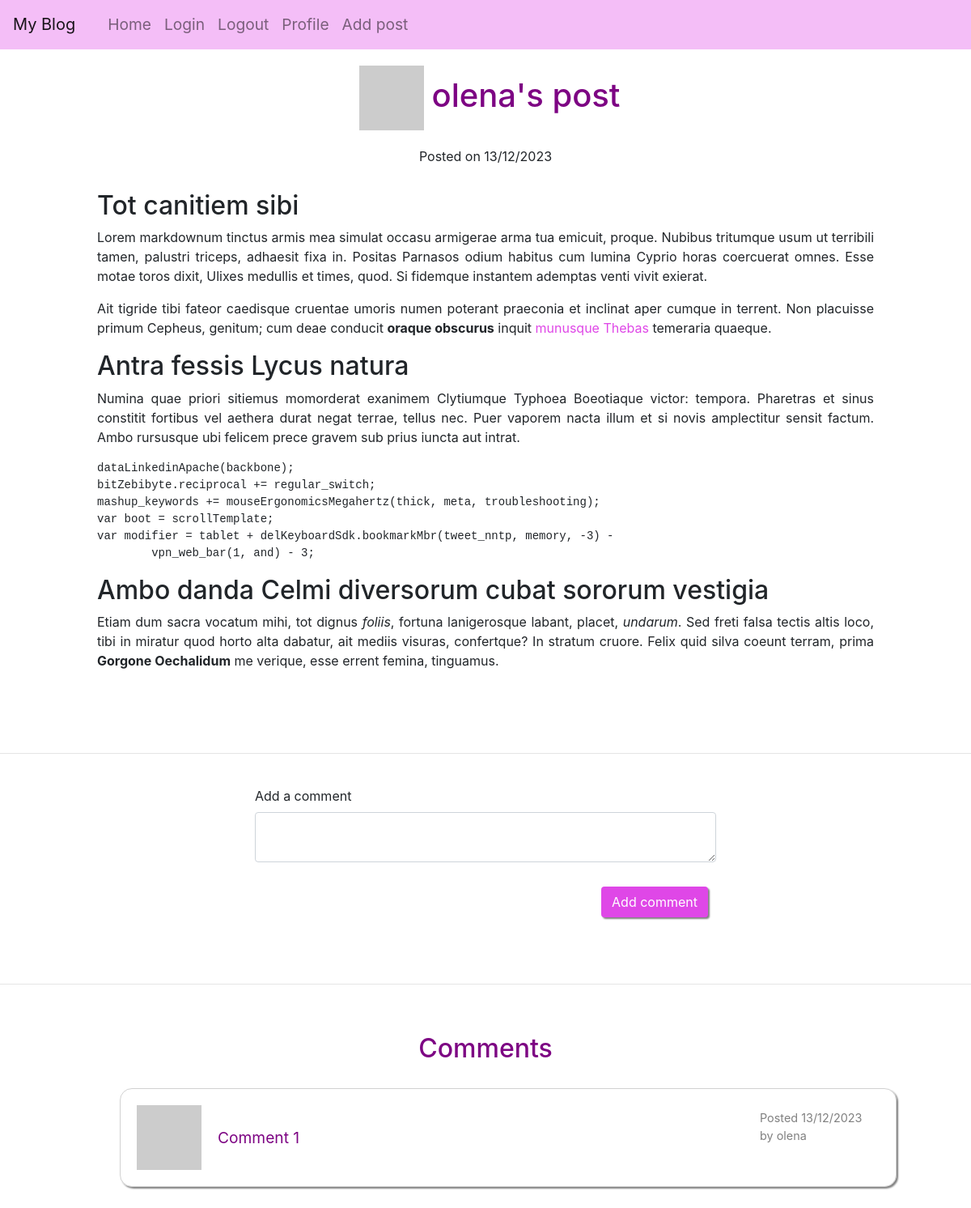
Screenshot of /post/1 (signed in) with the database file from the repository.
### app/models/models.py (models this page shows, shortened)
class User(UserMixin, db.Model):
    __tablename__ = "user"
    id = db.Column(db.Integer, primary_key=True)
    username = db.Column(String(64), unique=True, nullable=False)
    email = db.Column(db.String(120), unique=True, nullable=False)
    isAdmin = db.Column(db.Boolean, nullable=False)
    password_hash = db.Column(String(256))
    profile_image = db.Column(String(256))
    info = db.Column(String(256))
    posts = db.relationship('Post', back_populates='user', cascade='all, delete-orphan')
    comments = db.relationship('Comment', back_populates='user', cascade='all, delete-orphan')
    @login.user_loader
    def load_user(id):
        return db.session.get(User, int(id))
    def get_avatar(self, size):
        digest = md5(self.email.lower().encode('utf-8')).hexdigest()
        self.profile_image = f'https://www.gravatar.com/avatar/{digest}?d=identicon&s={size}'
        return self.profile_image

class Post(db.Model):
    __tablename__ = "post"
    id = db.Column(db.Integer, primary_key=True)
    title = db.Column(String(250))
    title_html = db.Column(db.String(250))
    body = db.Column(String(2500))
    body_html = db.Column(db.String(2500))
    timestamp = db.Column(DateTime, default=func.now())
    user_id = db.Column(db.Integer, db.ForeignKey('user.id'), nullable=False)
    user = db.relationship('User', back_populates='posts')
    comments = db.relationship('Comment', back_populates='post', cascade='all, delete-orphan')
    views = db.Column(db.Integer, server_default=str(0))

class Comment(db.Model):
    __tablename__ = "comment"
    id = db.Column(db.Integer, primary_key=True)
    content = db.Column(String(1000))
    post_id = db.Column(db.Integer, db.ForeignKey('post.id'), nullable=False)
    user_id = db.Column(db.Integer, db.ForeignKey('user.id'), nullable=False)
    post = db.relationship('Post', back_populates='comments')
    user = db.relationship('User', back_populates='comments')
    timestamp = db.Column(DateTime, default=func.now())
    def __repr__(self):
        return f'{self.content}'

### app/routes/routes.py (the view, shortened to what this page needs)
@app.route('/post/<id>', methods=["GET", "POST"])
@login_required
def post(id):
    post = Post.query.filter_by(id=id).first_or_404()
    post_author = User.query.filter_by(id=post.user_id).first_or_404()
    if not post.views and post_author != current_user:
        post.views = 1
    elif post.views and post_author != current_user:
        post.views += 1
    db.session.commit()
    form = CommentForm()
    comments = Comment.query.filter_by(post_id=id).order_by(Comment.timestamp.desc()).all()
    return render_template('post.html',
                           post=post,
                           title='Add comment',
                           form=form, post_author=post_author, comments=comments)

### app/forms/comment_form.py
class CommentForm(FlaskForm):
    content = TextAreaField('Add a comment', validators=[DataRequired(), Length(min=0, max=1000)])
    submit = SubmitField('Add comment')

### app/templates/post.html (shortened to what this page needs)
{% extends "base.html" %}{% import "bootstrap/wtf.html" as wtf %} {% block
content %}
<h1 class="greeting">
    <a href="{{url_for('user', username=post.user.username)}}">
        <img src="{{ post.user.get_avatar(40) }}"
    /></a>{{post_author.username}}'s
    post
</h1>
<p class="date">Posted on {{post.timestamp.strftime('%d/%m/%Y')}}</p>
<div class="post-text">
    {% if post.body_html%}
        {{post.body_html | safe}}
    {% else %}
        {{post.body}}
    {% endif%}
</div>
<hr>
<div class="container-fluid">
    <div class="row">
        <div class="col-lg-6 col-md-8 col-sm-10 col-xs-10">
            {{ wtf.quick_form(form) }}
        </div>
    </div>
</div>
<hr>
{% if comments %}
<h2 class="greeting">Comments</h2>
{% for comment in comments %}
<div class="posts">
    <ul>
        <li class="post">
            <div class="avatar-comment">
                <img src="{{ comment.user.get_avatar(20) }}" />
                {{ comment }}
            </div>
            <p class="comments-date">
                Posted {{comment.timestamp.strftime('%d/%m/%Y')}} by {{
                comment.user.username }}
            </p>
        </li>
    </ul>
</div>
{% endfor %} {% endif %} {% endblock %}

### app/static/style.css (style rules this page uses)
* { margin: 0; box-sizing: border-box; }
html { scroll-behavior: smooth; }
a { cursor: pointer; text-decoration: none; color: rgb(223, 71, 231); }
button, .btn { cursor: pointer; }
input { cursor: text; }
.row { justify-content: center; }
.form-control { margin-bottom: 20px; }
.btn { float: right; background: rgb(223, 71, 231); color: white; box-shadow: 2px 2px 2px grey; }
ul { list-style-type: none; margin-left: 1rem; font-size: larger; }
.greeting { text-align: center; color: rgb(125, 4, 131); margin: 20px 0; }
.posts { display: flex; flex-direction: column; align-items: center; }
.post { margin: 10px; border: 1px solid rgba(128, 128, 128, 0.364); border-radius: 15px; padding: 20px; box-shadow: 2px 2px 2px grey; width: 80vw; display: grid; grid-template-columns: 5fr 1fr; grid-template-rows: 1fr; }
.comments-date, .comments-date a { display: flex; flex-direction: column; font-size: 0.9rem; align-items: flex-end; justify-content: flex-start; color: grey; padding: 5px; }
.avatar-comment { display: flex; gap: 20px; align-items: center; color: rgb(125, 4, 131); }
.date { text-align: center; }
.post-text { text-align: justify; margin: 30px auto; width: 80%; }
input#submit.btn { margin: 10px; }
.greeting img { margin: 0 10px; }
hr { margin-top: 3rem; margin-bottom: 1rem; border: 0; border-top: 1px solid rgba(0, 0, 0, 0.1); }

### rows the page displays
User: username "olena"
Post: timestamp "13/12/2023", body_html "Tot canitiem sibi Lorem markdownum tinctus armis mea simulat occasu armigerae arma tua emicuit, proque. Nubibus tritumque usum ut terribili tamen, palustri triceps, adhaesit fixa in. Positas Parnasos odium habitus cum lumina Cyprio horas coercuerat omnes. Esse motae toros dixit, Ulixes medullis et times, quod. Si fidemque instantem ademptas venti vivit exierat. Ait tigride tibi fateor caedisque cruentae umoris numen poterant praeconia et inclinat aper cumque in terrent. Non placuisse primum Cepheus, genitum; cum deae conducit oraque obscurus inquit munusque Thebas temeraria quaeque. Antra fessis Lycus natura Numina quae priori sitiemus momorderat exanimem Clytiumque Typhoea Boeotiaque…"
Comment: content "Comment 1", timestamp "13/12/2023", user.username "olena"
